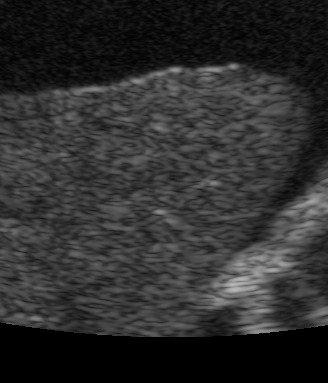
#> input picture images/liver/liver_cirrhosis_1.png, 328 x 383 px, found by its file name
$ jupyter execute edge_detection.ipynb
#> lines starting #> are read from the running program, lines starting #| are printed output that depends on the picture; after the words box and inside, x2 and y2 are one past the last pixel; in counts of white or black regions, pixels touching at a corner belong together
# Edge detection

first import the necessary modules

[cell 1]
import numpy as np
import matplotlib.pylab as plt
from scipy.signal import convolve2d
import cv2

than we setup the loading path and display the image

[cell 2]
img_liver_path = '../images/liver/liver_cirrhosis_1.png'
img_liver_healthy_path = '../images/liver/liver_healthy.png'
img_liver = cv2.imread(img_liver_path)
#> img_liver is the input picture: shape (383, 328, 3); min 0, max 183, mean 46.1
img_inverted = 255 - img_liver
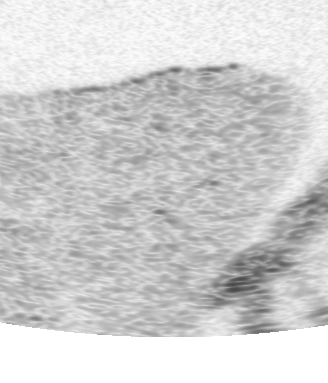
#> img_inverted: shape (383, 328, 3); min 72, max 255, mean 208.9
img_gray = img_liver[:,:,0]

def show_img(img):
    plt.imshow(cv2.cvtColor(img, cv2.COLOR_BGR2RGB))
    plt.axis('off') # we don't need an axis

create a kernel consisting of $n \times n$ ones and apply morphology closing to avoid noise.

[cell 3]
closing_n = 80
kernel = np.ones((closing_n, closing_n), np.uint8)
closing = cv2.morphologyEx(img_inverted, cv2.MORPH_CLOSE, kernel)
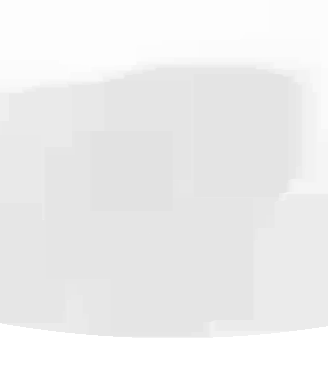
#> closing: shape (383, 328, 3); min 226, max 255, mean 238

[cell 4]
show_img(closing)

then apply the canny operator
* gaussian blur
* gradient $G_x, G_y$ via sobel
* gradient strength $\sqrt{G_x^2 + G_y^2}$ and direction $\arctan(\frac{G_y}{G_x})$
* non maximum supression, which removes pixels that should not be part of an edge
* last step is called Hysteresis, it uses two parameters ( _upper_ and _lower_ ):
    - if pixel gradient higher than _upper_ $\rightarrow$ pixel accepted as edge
    - if pixel gradient below _lower_ $\rightarrow$ pixel gets rejected
    - if pixel gradient between _lower_ and _upper_ $\rightarrow$ only accepted if pixel is connected to a pixel that is above _upper_

[cell 5]
lower = 19
upper = 39
edges = cv2.Canny(closing, lower, upper)
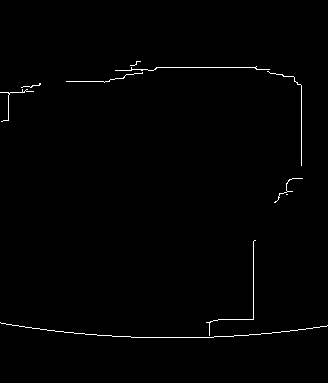
#> edges: shape (383, 328); 0.8% white in thin lines or dots, all inside (x1, y1, x2, y2) = (0, 61, 328, 338)

plt.subplot(121), plt.imshow(img_liver, cmap='gray')
plt.title('original image'), plt.axis('off')
plt.subplot(122), plt.imshow(edges, cmap='gray')
plt.title('only edges'), plt.axis('off')
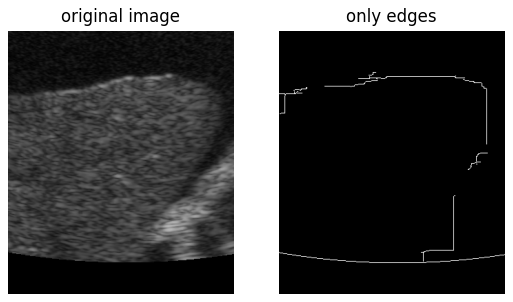
#> figure drawn by matplotlib, 2 panels

[cell 6]
show_img(edges)

# Testing stuff here

---

## first blur the image

the image gets blured "inside" the canny algorithm but we can use gaussian blur to get rid of some noise inside the image before sending it to canny

[cell 7]
blur_n = 31 # has to be odd
img_blur = cv2.GaussianBlur(img_gray, (blur_n,blur_n), 0)
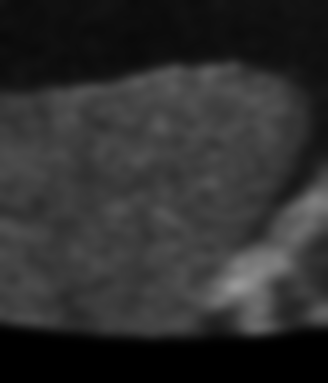
#> img_blur: shape (383, 328); min 0, max 152, mean 46.1

blur_canny = cv2.Canny(img_blur, 20, 30)
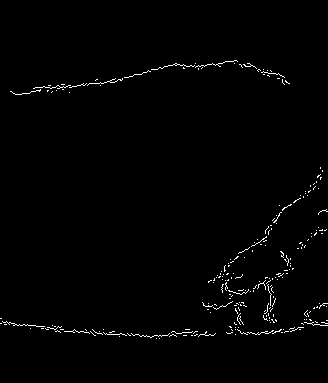
#> blur_canny: shape (383, 328); 1.1% white in thin lines or dots, all inside (x1, y1, x2, y2) = (0, 60, 328, 339)
show_img(blur_canny)

plt.subplot(121), plt.imshow(img_liver, cmap='gray')
plt.title('original image'), plt.axis('off')
plt.subplot(122), plt.imshow(blur_canny, cmap='gray')
plt.title('blured + canny'), plt.axis('off')
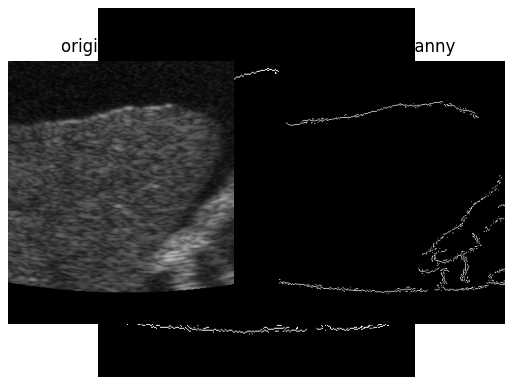
#> figure drawn by matplotlib, 3 panels

[cell 8]
show_img(blur_canny)

the result seems to be nicer but the edge is not as sharp as expected

## Harris Corner Detection

[cell 9]
block_size = 8 # size of neighbourhood
ksize = 15 # aperture parameter of sobel, has to be odd
k = 0.06 # free parameter
dst = cv2.cornerHarris(img_blur, block_size, ksize, k)
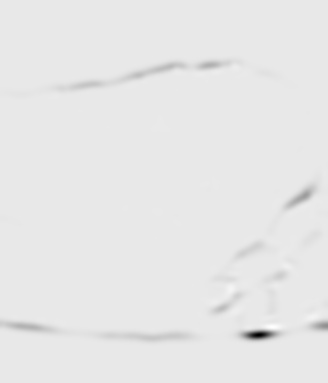
#> dst: shape (383, 328) float32; min -222958240, max 21347176, mean -1420773.5; drawn with min black and max white
dst = cv2.dilate(dst, None)

plt.imshow(dst, cmap = 'gray')

## Scharr operator

[cell 10]
scharr = np.array([[ -3-3j, 0-10j,  +3 -3j],
                   [-10+0j, 0+ 0j, +10 +0j],
                   [ -3+3j, 0+10j,  +3 +3j]])

grad = convolve2d(img_blur, scharr, boundary='symm', mode='same')
plt.imshow(np.absolute(grad), cmap='gray')
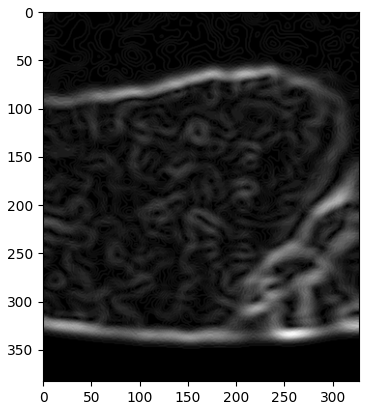
#> figure drawn by matplotlib, 1 panel

## Discrete fourier transform

from [here](https://akshaysin.github.io/fourier_transform.html) honestly no idea what its doing and results dont look too good to me. Maybe i am doing something wrong here.

[cell 11]
dft = cv2.dft(np.float32(img_gray), flags=cv2.DFT_COMPLEX_OUTPUT)
dft_shift = np.fft.fftshift(dft)

[cell 12]
rows, cols = img_blur.shape
#> rows = 383; cols = 328
crow, ccol = int(rows / 2), int(cols / 2)  # center
#> crow = 191; ccol = 164

# Circular HPF mask, center circle is 0, remaining all ones

mask = np.ones((rows, cols, 2), np.uint8)
r = 80
center = [crow, ccol]
#> center = [191, 164]
x, y = np.ogrid[:rows, :cols]
#> x = 383 values from 0 to 382
mask_area = (x - center[0]) ** 3 + (y - center[1]) ** 3 <= r*r
mask[mask_area] = 1

# apply mask and inverse DFT
fshift = dft_shift * mask

f_ishift = np.fft.ifftshift(fshift)
img_back = cv2.idft(f_ishift)
img_back = cv2.magnitude(img_back[:, :, 0], img_back[:, :, 1])
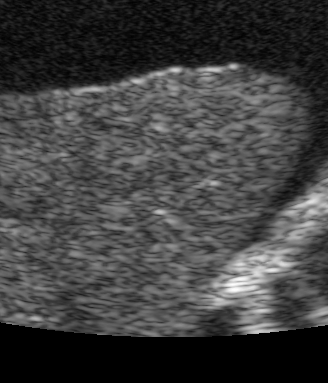
#> img_back: shape (383, 328) float32; min 0, max 22989192, mean 5792278.5; drawn with min black and max white


fig_dft, axs_dft = plt.subplots(nrows=1,ncols=2)
axs_dft[0].imshow(img_liver)
axs_dft[1].imshow(img_back, cmap='gray')

$ run again, with images/liver/liver_cirrhosis_2.bmp saved as images/liver/liver_cirrhosis_1.png
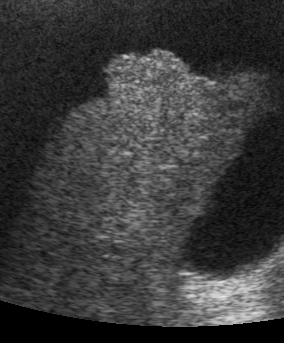
#> input picture images/liver/liver_cirrhosis_2.bmp, 284 x 343 px, found by its file name
#> img_liver is the input picture: shape (343, 284, 3); min 0, max 229, mean 57.3
#> `edges = cv2.Canny(closing, lower, upper)`:
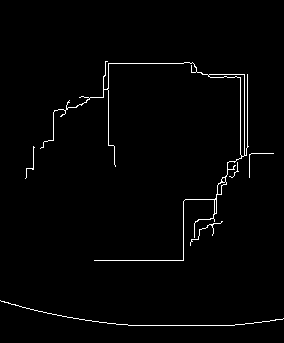
#> edges: shape (343, 284); 1.6% white in thin lines or dots, all inside (x1, y1, x2, y2) = (0, 61, 284, 326)
#> blur_canny: shape (343, 284); 1.2% white in thin lines or dots, all inside (x1, y1, x2, y2) = (0, 47, 284, 328)
#> `[cell 10] scharr = np.array([[ -3-3j, 0-10j,  +3 -3j], [-10+0j, 0+ 0j,..`:
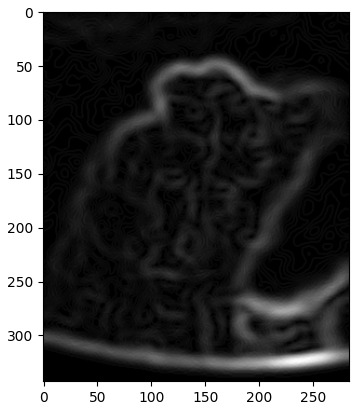
#> figure drawn by matplotlib, 1 panel

$ run again, with images/liver/liver_healthy.bmp saved as images/liver/liver_cirrhosis_1.png
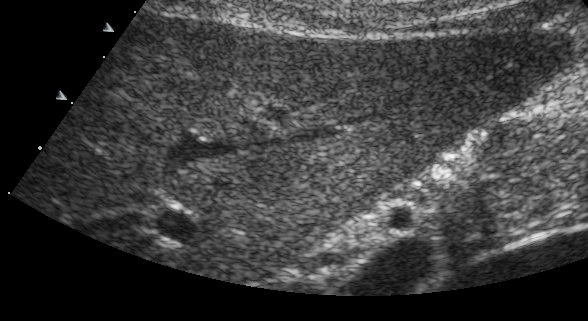
#> input picture images/liver/liver_healthy.bmp, 588 x 321 px, found by its file name
#> img_liver is the input picture: shape (321, 588, 3); mean B, G, R 59.7, 59.7, 59.7
#> edges: shape (321, 588); 1.2% white in thin lines or dots, all inside (x1, y1, x2, y2) = (50, 0, 588, 296)
#> blur_canny: shape (321, 588); 2.2% white in thin lines or dots
#> `[cell 10] scharr = np.array([[ -3-3j, 0-10j,  +3 -3j], [-10+0j, 0+ 0j,..`:
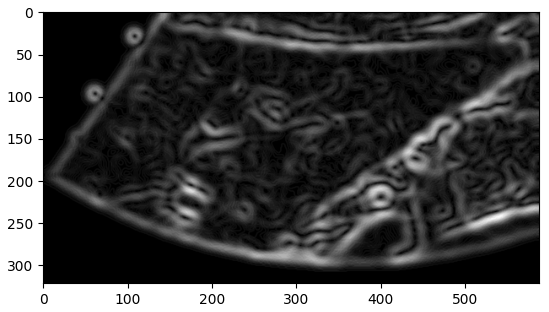
#> figure drawn by matplotlib, 1 panel
